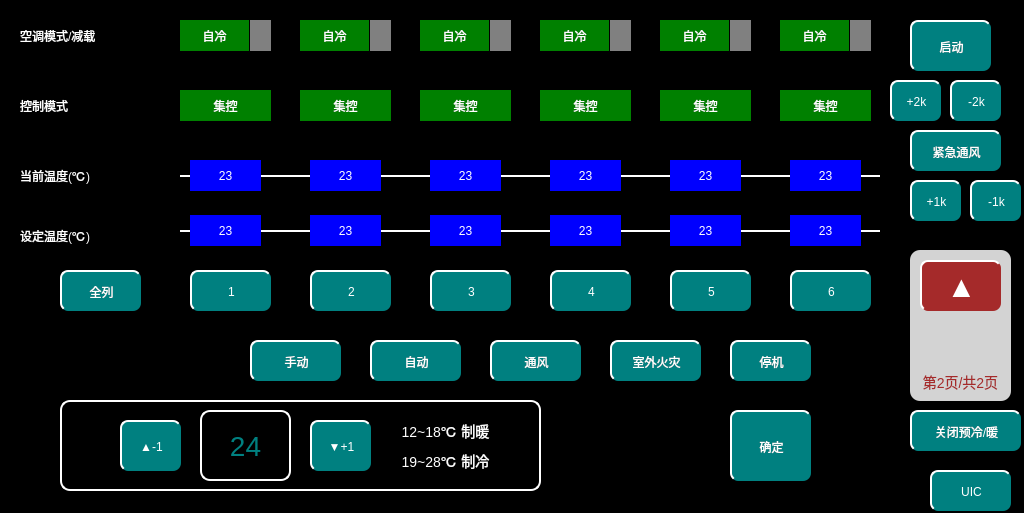
 <widget class="QWidget" name="VehicleACPage2">
  <property name="geometry">
   <rect>
    <x>0</x>
    <y>0</y>
    <width>1024</width>
    <height>513</height>
   </rect>
  </property>
  <property name="windowTitle">
   <string>Form</string>
  </property>
  <property name="styleSheet">
   <string notr="true">QWidget
{
	background-color:black;
}
QLabel
{
	font: 18px, &quot;微软雅黑&quot;;
	color:white;
background-color:green;
}
QPushButton
{
	background-color:brown ;
	border-radius:8px;
border-top: 2px solid white;	
	border-left: 2px solid white;
}</string>
  </property>
  <widget class="QLabel" name="ACModeMP2lbl">
   <property name="geometry">
    <rect>
     <x>660</x>
     <y>20</y>
     <width>69</width>
     <height>31</height>
    </rect>
   </property>
   <property name="styleSheet">
    <string notr="true">font:16px, &quot;微软雅黑&quot;;</string>
   </property>
   <property name="text">
    <string>自冷</string>
   </property>
   <property name="alignment">
    <set>Qt::AlignCenter</set>
   </property>
  </widget>
  <widget class="QLabel" name="ACReduceM2lbl">
   <property name="geometry">
    <rect>
     <x>610</x>
     <y>20</y>
     <width>21</width>
     <height>31</height>
    </rect>
   </property>
   <property name="styleSheet">
    <string notr="true">background-color:gray</string>
   </property>
   <property name="text">
    <string/>
   </property>
   <property name="alignment">
    <set>Qt::AlignCenter</set>
   </property>
  </widget>
  <widget class="QLabel" name="TempM1lbl">
   <property name="geometry">
    <rect>
     <x>430</x>
     <y>160</y>
     <width>71</width>
     <height>31</height>
    </rect>
   </property>
   <property name="styleSheet">
    <string notr="true">background-color:blue;
</string>
   </property>
   <property name="text">
    <string>23</string>
   </property>
   <property name="alignment">
    <set>Qt::AlignCenter</set>
   </property>
  </widget>
  <widget class="QLabel" name="TempMP1lbl">
   <property name="geometry">
    <rect>
     <x>310</x>
     <y>160</y>
     <width>71</width>
     <height>31</height>
    </rect>
   </property>
   <property name="styleSheet">
    <string notr="true">background-color:blue;
</string>
   </property>
   <property name="text">
    <string>23</string>
   </property>
   <property name="alignment">
    <set>Qt::AlignCenter</set>
   </property>
  </widget>
  <widget class="QLabel" name="TempM2lbl">
   <property name="geometry">
    <rect>
     <x>550</x>
     <y>160</y>
     <width>71</width>
     <height>31</height>
    </rect>
   </property>
   <property name="styleSheet">
    <string notr="true">background-color:blue;
</string>
   </property>
   <property name="text">
    <string>23</string>
   </property>
   <property name="alignment">
    <set>Qt::AlignCenter</set>
   </property>
  </widget>
  <widget class="QLabel" name="ACModeTC1lbl">
   <property name="geometry">
    <rect>
     <x>180</x>
     <y>20</y>
     <width>69</width>
     <height>31</height>
    </rect>
   </property>
   <property name="styleSheet">
    <string notr="true">font:16px, &quot;微软雅黑&quot;;</string>
   </property>
   <property name="text">
    <string>自冷</string>
   </property>
   <property name="alignment">
    <set>Qt::AlignCenter</set>
   </property>
  </widget>
  <widget class="QLabel" name="ACModeTC2lbl">
   <property name="geometry">
    <rect>
     <x>780</x>
     <y>20</y>
     <width>69</width>
     <height>31</height>
    </rect>
   </property>
   <property name="styleSheet">
    <string notr="true">font:16px, &quot;微软雅黑&quot;;</string>
   </property>
   <property name="text">
    <string>自冷</string>
   </property>
   <property name="alignment">
    <set>Qt::AlignCenter</set>
   </property>
  </widget>
  <widget class="QLabel" name="ACControlTC1lbl">
   <property name="geometry">
    <rect>
     <x>180</x>
     <y>90</y>
     <width>91</width>
     <height>31</height>
    </rect>
   </property>
   <property name="text">
    <string>集控</string>
   </property>
   <property name="alignment">
    <set>Qt::AlignCenter</set>
   </property>
  </widget>
  <widget class="QLabel" name="lbl1_4">
   <property name="geometry">
    <rect>
     <x>20</x>
     <y>220</y>
     <width>131</width>
     <height>31</height>
    </rect>
   </property>
   <property name="styleSheet">
    <string notr="true">background-color:black;</string>
   </property>
   <property name="text">
    <string>设定温度(℃)</string>
   </property>
   <property name="alignment">
    <set>Qt::AlignLeading|Qt::AlignLeft|Qt::AlignVCenter</set>
   </property>
  </widget>
  <widget class="QLabel" name="ACControlMP1lbl">
   <property name="geometry">
    <rect>
     <x>300</x>
     <y>90</y>
     <width>91</width>
     <height>31</height>
    </rect>
   </property>
   <property name="text">
    <string>集控</string>
   </property>
   <property name="alignment">
    <set>Qt::AlignCenter</set>
   </property>
  </widget>
  <widget class="QLabel" name="ACControlM2lbl">
   <property name="geometry">
    <rect>
     <x>540</x>
     <y>90</y>
     <width>91</width>
     <height>31</height>
    </rect>
   </property>
   <property name="text">
    <string>集控</string>
   </property>
   <property name="alignment">
    <set>Qt::AlignCenter</set>
   </property>
  </widget>
  <widget class="QLabel" name="TempMP2lbl">
   <property name="geometry">
    <rect>
     <x>670</x>
     <y>160</y>
     <width>71</width>
     <height>31</height>
    </rect>
   </property>
   <property name="styleSheet">
    <string notr="true">background-color:blue;
</string>
   </property>
   <property name="text">
    <string>23</string>
   </property>
   <property name="alignment">
    <set>Qt::AlignCenter</set>
   </property>
  </widget>
  <widget class="QLabel" name="lbl1_3">
   <property name="geometry">
    <rect>
     <x>20</x>
     <y>160</y>
     <width>131</width>
     <height>31</height>
    </rect>
   </property>
   <property name="styleSheet">
    <string notr="true">background-color:black;</string>
   </property>
   <property name="text">
    <string>当前温度(℃)</string>
   </property>
   <property name="alignment">
    <set>Qt::AlignLeading|Qt::AlignLeft|Qt::AlignVCenter</set>
   </property>
  </widget>
  <widget class="QLabel" name="lbl1_2">
   <property name="geometry">
    <rect>
     <x>20</x>
     <y>90</y>
     <width>131</width>
     <height>31</height>
    </rect>
   </property>
   <property name="styleSheet">
    <string notr="true">background-color:black;</string>
   </property>
   <property name="text">
    <string>控制模式</string>
   </property>
   <property name="alignment">
    <set>Qt::AlignLeading|Qt::AlignLeft|Qt::AlignVCenter</set>
   </property>
  </widget>
  <widget class="QLabel" name="ACReduceMP2lbl">
   <property name="geometry">
    <rect>
     <x>730</x>
     <y>20</y>
     <width>21</width>
     <height>31</height>
    </rect>
   </property>
   <property name="styleSheet">
    <string notr="true">background-color:gray</string>
   </property>
   <property name="text">
    <string/>
   </property>
   <property name="alignment">
    <set>Qt::AlignCenter</set>
   </property>
  </widget>
  <widget class="QLabel" name="ACReduceTC1lbl">
   <property name="geometry">
    <rect>
     <x>250</x>
     <y>20</y>
     <width>21</width>
     <height>31</height>
    </rect>
   </property>
   <property name="styleSheet">
    <string notr="true">background-color:gray</string>
   </property>
   <property name="text">
    <string/>
   </property>
   <property name="alignment">
    <set>Qt::AlignCenter</set>
   </property>
  </widget>
  <widget class="QLabel" name="ACModeM1lbl">
   <property name="geometry">
    <rect>
     <x>420</x>
     <y>20</y>
     <width>69</width>
     <height>31</height>
    </rect>
   </property>
   <property name="styleSheet">
    <string notr="true">font:16px, &quot;微软雅黑&quot;;</string>
   </property>
   <property name="text">
    <string>自冷</string>
   </property>
   <property name="alignment">
    <set>Qt::AlignCenter</set>
   </property>
  </widget>
  <widget class="QLabel" name="TempTC1lbl">
   <property name="geometry">
    <rect>
     <x>190</x>
     <y>160</y>
     <width>71</width>
     <height>31</height>
    </rect>
   </property>
   <property name="styleSheet">
    <string notr="true">background-color:blue;
</string>
   </property>
   <property name="text">
    <string>23</string>
   </property>
   <property name="alignment">
    <set>Qt::AlignCenter</set>
   </property>
  </widget>
  <widget class="QLabel" name="ACReduceM1lbl">
   <property name="geometry">
    <rect>
     <x>490</x>
     <y>20</y>
     <width>21</width>
     <height>31</height>
    </rect>
   </property>
   <property name="styleSheet">
    <string notr="true">background-color:gray</string>
   </property>
   <property name="text">
    <string/>
   </property>
   <property name="alignment">
    <set>Qt::AlignCenter</set>
   </property>
  </widget>
  <widget class="QLabel" name="ACControlTC2lbl">
   <property name="geometry">
    <rect>
     <x>780</x>
     <y>90</y>
     <width>91</width>
     <height>31</height>
    </rect>
   </property>
   <property name="text">
    <string>集控</string>
   </property>
   <property name="alignment">
    <set>Qt::AlignCenter</set>
   </property>
  </widget>
  <widget class="QLabel" name="lbl1_14">
   <property name="geometry">
    <rect>
     <x>180</x>
     <y>175</y>
     <width>700</width>
     <height>2</height>
    </rect>
   </property>
   <property name="styleSheet">
    <string notr="true">background-color:white;</string>
   </property>
   <property name="text">
    <string/>
   </property>
   <property name="alignment">
    <set>Qt::AlignCenter</set>
   </property>
  </widget>
  <widget class="QLabel" name="TempTC2lbl">
   <property name="geometry">
    <rect>
     <x>790</x>
     <y>160</y>
     <width>71</width>
     <height>31</height>
    </rect>
   </property>
   <property name="styleSheet">
    <string notr="true">background-color:blue;
</string>
   </property>
   <property name="text">
    <string>23</string>
   </property>
   <property name="alignment">
    <set>Qt::AlignCenter</set>
   </property>
  </widget>
  <widget class="QLabel" name="ACControlMP2lbl">
   <property name="geometry">
    <rect>
     <x>660</x>
     <y>90</y>
     <width>91</width>
     <height>31</height>
    </rect>
   </property>
   <property name="text">
    <string>集控</string>
   </property>
   <property name="alignment">
    <set>Qt::AlignCenter</set>
   </property>
  </widget>
  <widget class="QLabel" name="ACModeM2lbl">
   <property name="geometry">
    <rect>
     <x>540</x>
     <y>20</y>
     <width>69</width>
     <height>31</height>
    </rect>
   </property>
   <property name="styleSheet">
    <string notr="true">font:16px, &quot;微软雅黑&quot;;</string>
   </property>
   <property name="text">
    <string>自冷</string>
   </property>
   <property name="alignment">
    <set>Qt::AlignCenter</set>
   </property>
  </widget>
  <widget class="QLabel" name="lbl1">
   <property name="geometry">
    <rect>
     <x>20</x>
     <y>20</y>
     <width>131</width>
     <height>31</height>
    </rect>
   </property>
   <property name="styleSheet">
    <string notr="true">background-color:black;</string>
   </property>
   <property name="text">
    <string>空调模式/减载</string>
   </property>
   <property name="alignment">
    <set>Qt::AlignLeading|Qt::AlignLeft|Qt::AlignVCenter</set>
   </property>
  </widget>
  <widget class="QLabel" name="lbl1_13">
   <property name="geometry">
    <rect>
     <x>910</x>
     <y>250</y>
     <width>101</width>
     <height>151</height>
    </rect>
   </property>
   <property name="styleSheet">
    <string notr="true">background-color:lightgray;
border-radius:10px;
font:14px;
color:brown;</string>
   </property>
   <property name="text">
    <string>






第2页/共2页</string>
   </property>
   <property name="alignment">
    <set>Qt::AlignCenter</set>
   </property>
  </widget>
  <widget class="QLabel" name="ACReduceTC2lbl">
   <property name="geometry">
    <rect>
     <x>850</x>
     <y>20</y>
     <width>21</width>
     <height>31</height>
    </rect>
   </property>
   <property name="styleSheet">
    <string notr="true">background-color:gray</string>
   </property>
   <property name="text">
    <string/>
   </property>
   <property name="alignment">
    <set>Qt::AlignCenter</set>
   </property>
  </widget>
  <widget class="QPushButton" name="NextPageBtn">
   <property name="geometry">
    <rect>
     <x>920</x>
     <y>260</y>
     <width>81</width>
     <height>51</height>
    </rect>
   </property>
   <property name="focusPolicy">
    <enum>Qt::NoFocus</enum>
   </property>
   <property name="styleSheet">
    <string notr="true">font:30px;
color:white;
background-color:brown;
border-radius:8px;</string>
   </property>
   <property name="text">
    <string>▲</string>
   </property>
  </widget>
  <widget class="QLabel" name="ACReduceMP1lbl">
   <property name="geometry">
    <rect>
     <x>370</x>
     <y>20</y>
     <width>21</width>
     <height>31</height>
    </rect>
   </property>
   <property name="styleSheet">
    <string notr="true">background-color:gray</string>
   </property>
   <property name="text">
    <string/>
   </property>
   <property name="alignment">
    <set>Qt::AlignCenter</set>
   </property>
  </widget>
  <widget class="QLabel" name="ACControlM1lbl">
   <property name="geometry">
    <rect>
     <x>420</x>
     <y>90</y>
     <width>91</width>
     <height>31</height>
    </rect>
   </property>
   <property name="text">
    <string>集控</string>
   </property>
   <property name="alignment">
    <set>Qt::AlignCenter</set>
   </property>
  </widget>
  <widget class="QLabel" name="ACModeMP1lbl">
   <property name="geometry">
    <rect>
     <x>300</x>
     <y>20</y>
     <width>69</width>
     <height>31</height>
    </rect>
   </property>
   <property name="styleSheet">
    <string notr="true">font:16px, &quot;微软雅黑&quot;;</string>
   </property>
   <property name="text">
    <string>自冷</string>
   </property>
   <property name="alignment">
    <set>Qt::AlignCenter</set>
   </property>
  </widget>
  <widget class="QLabel" name="SettingTempM2lbl">
   <property name="geometry">
    <rect>
     <x>550</x>
     <y>215</y>
     <width>71</width>
     <height>31</height>
    </rect>
   </property>
   <property name="styleSheet">
    <string notr="true">background-color:blue;
</string>
   </property>
   <property name="text">
    <string>23</string>
   </property>
   <property name="alignment">
    <set>Qt::AlignCenter</set>
   </property>
  </widget>
  <widget class="QLabel" name="SettingTempTC2lbl">
   <property name="geometry">
    <rect>
     <x>790</x>
     <y>215</y>
     <width>71</width>
     <height>31</height>
    </rect>
   </property>
   <property name="styleSheet">
    <string notr="true">background-color:blue;
</string>
   </property>
   <property name="text">
    <string>23</string>
   </property>
   <property name="alignment">
    <set>Qt::AlignCenter</set>
   </property>
  </widget>
  <widget class="QLabel" name="SettingTempMP1lbl">
   <property name="geometry">
    <rect>
     <x>310</x>
     <y>215</y>
     <width>71</width>
     <height>31</height>
    </rect>
   </property>
   <property name="styleSheet">
    <string notr="true">background-color:blue;
</string>
   </property>
   <property name="text">
    <string>23</string>
   </property>
   <property name="alignment">
    <set>Qt::AlignCenter</set>
   </property>
  </widget>
  <widget class="QLabel" name="SettingTempMP2lbl">
   <property name="geometry">
    <rect>
     <x>670</x>
     <y>215</y>
     <width>71</width>
     <height>31</height>
    </rect>
   </property>
   <property name="styleSheet">
    <string notr="true">background-color:blue;
</string>
   </property>
   <property name="text">
    <string>23</string>
   </property>
   <property name="alignment">
    <set>Qt::AlignCenter</set>
   </property>
  </widget>
  <widget class="QLabel" name="SettingTempM1lbl">
   <property name="geometry">
    <rect>
     <x>430</x>
     <y>215</y>
     <width>71</width>
     <height>31</height>
    </rect>
   </property>
   <property name="styleSheet">
    <string notr="true">background-color:blue;
</string>
   </property>
   <property name="text">
    <string>23</string>
   </property>
   <property name="alignment">
    <set>Qt::AlignCenter</set>
   </property>
  </widget>
  <widget class="QLabel" name="SettingTempTC1lbl">
   <property name="geometry">
    <rect>
     <x>190</x>
     <y>215</y>
     <width>71</width>
     <height>31</height>
    </rect>
   </property>
   <property name="styleSheet">
    <string notr="true">background-color:blue;
</string>
   </property>
   <property name="text">
    <string>23</string>
   </property>
   <property name="alignment">
    <set>Qt::AlignCenter</set>
   </property>
  </widget>
  <widget class="QLabel" name="lbl1_15">
   <property name="geometry">
    <rect>
     <x>180</x>
     <y>230</y>
     <width>700</width>
     <height>2</height>
    </rect>
   </property>
   <property name="styleSheet">
    <string notr="true">background-color:white;</string>
   </property>
   <property name="text">
    <string/>
   </property>
   <property name="alignment">
    <set>Qt::AlignCenter</set>
   </property>
  </widget>
  <widget class="QPushButton" name="SelectALLBtn">
   <property name="geometry">
    <rect>
     <x>60</x>
     <y>270</y>
     <width>81</width>
     <height>41</height>
    </rect>
   </property>
   <property name="focusPolicy">
    <enum>Qt::NoFocus</enum>
   </property>
   <property name="styleSheet">
    <string notr="true">font: 20px, &quot;微软雅黑&quot;;color: white;background-color: rgb(0, 128, 128);border-top: 2px solid white;border-left: 2px solid white;</string>
   </property>
   <property name="text">
    <string>全列</string>
   </property>
  </widget>
  <widget class="QPushButton" name="SelectTC1Btn">
   <property name="geometry">
    <rect>
     <x>190</x>
     <y>270</y>
     <width>81</width>
     <height>41</height>
    </rect>
   </property>
   <property name="focusPolicy">
    <enum>Qt::NoFocus</enum>
   </property>
   <property name="styleSheet">
    <string notr="true">font: 20px, &quot;微软雅黑&quot;;color: white;background-color: rgb(0, 128, 128);border-top: 2px solid white;border-left: 2px solid white;</string>
   </property>
   <property name="text">
    <string>1</string>
   </property>
  </widget>
  <widget class="QPushButton" name="SelectMP1Btn">
   <property name="geometry">
    <rect>
     <x>310</x>
     <y>270</y>
     <width>81</width>
     <height>41</height>
    </rect>
   </property>
   <property name="focusPolicy">
    <enum>Qt::NoFocus</enum>
   </property>
   <property name="styleSheet">
    <string notr="true">font: 20px, &quot;微软雅黑&quot;;color: white;background-color: rgb(0, 128, 128);border-top: 2px solid white;border-left: 2px solid white;</string>
   </property>
   <property name="text">
    <string>2</string>
   </property>
  </widget>
  <widget class="QPushButton" name="SelectM1Btn">
   <property name="geometry">
    <rect>
     <x>430</x>
     <y>270</y>
     <width>81</width>
     <height>41</height>
    </rect>
   </property>
   <property name="focusPolicy">
    <enum>Qt::NoFocus</enum>
   </property>
   <property name="styleSheet">
    <string notr="true">font: 20px, &quot;微软雅黑&quot;;color: white;background-color: rgb(0, 128, 128);border-top: 2px solid white;border-left: 2px solid white;</string>
   </property>
   <property name="text">
    <string>3</string>
   </property>
  </widget>
  <widget class="QPushButton" name="SelectM2Btn">
   <property name="geometry">
    <rect>
     <x>550</x>
     <y>270</y>
     <width>81</width>
     <height>41</height>
    </rect>
   </property>
   <property name="focusPolicy">
    <enum>Qt::NoFocus</enum>
   </property>
   <property name="styleSheet">
    <string notr="true">font: 20px, &quot;微软雅黑&quot;;color: white;background-color: rgb(0, 128, 128);border-top: 2px solid white;border-left: 2px solid white;</string>
   </property>
   <property name="text">
    <string>4</string>
   </property>
  </widget>
  <widget class="QPushButton" name="SelectMP2Btn">
   <property name="geometry">
    <rect>
     <x>670</x>
     <y>270</y>
     <width>81</width>
     <height>41</height>
    </rect>
   </property>
   <property name="focusPolicy">
    <enum>Qt::NoFocus</enum>
   </property>
   <property name="styleSheet">
    <string notr="true">font: 20px, &quot;微软雅黑&quot;;color: white;background-color: rgb(0, 128, 128);border-top: 2px solid white;border-left: 2px solid white;</string>
   </property>
   <property name="text">
    <string>5</string>
   </property>
  </widget>
  <widget class="QPushButton" name="SelectTC2Btn">
   <property name="geometry">
    <rect>
     <x>790</x>
     <y>270</y>
     <width>81</width>
     <height>41</height>
    </rect>
   </property>
   <property name="focusPolicy">
    <enum>Qt::NoFocus</enum>
   </property>
   <property name="styleSheet">
    <string notr="true">font: 20px, &quot;微软雅黑&quot;;color: white;background-color: rgb(0, 128, 128);border-top: 2px solid white;border-left: 2px solid white;</string>
   </property>
   <property name="text">
    <string>6</string>
   </property>
  </widget>
  <widget class="QPushButton" name="ModeAutoColdBtn">
   <property name="geometry">
    <rect>
     <x>370</x>
     <y>340</y>
     <width>91</width>
     <height>41</height>
    </rect>
   </property>
   <property name="focusPolicy">
    <enum>Qt::NoFocus</enum>
   </property>
   <property name="styleSheet">
    <string notr="true">font: 20px, &quot;微软雅黑&quot;;color: white;background-color: rgb(0, 128, 128);border-top: 2px solid white;border-left: 2px solid white;</string>
   </property>
   <property name="text">
    <string>自动</string>
   </property>
  </widget>
  <widget class="QPushButton" name="ModeMannulBtn">
   <property name="geometry">
    <rect>
     <x>250</x>
     <y>340</y>
     <width>91</width>
     <height>41</height>
    </rect>
   </property>
   <property name="focusPolicy">
    <enum>Qt::NoFocus</enum>
   </property>
   <property name="styleSheet">
    <string notr="true">font: 20px, &quot;微软雅黑&quot;;color: white;background-color: rgb(0, 128, 128);border-top: 2px solid white;border-left: 2px solid white;</string>
   </property>
   <property name="text">
    <string>手动</string>
   </property>
  </widget>
  <widget class="QPushButton" name="ModeVenBtn">
   <property name="geometry">
    <rect>
     <x>490</x>
     <y>340</y>
     <width>91</width>
     <height>41</height>
    </rect>
   </property>
   <property name="focusPolicy">
    <enum>Qt::NoFocus</enum>
   </property>
   <property name="styleSheet">
    <string notr="true">font: 20px, &quot;微软雅黑&quot;;color: white;background-color: rgb(0, 128, 128);border-top: 2px solid white;border-left: 2px solid white;</string>
   </property>
   <property name="text">
    <string>通风</string>
   </property>
  </widget>
  <widget class="QPushButton" name="ModeFireBtn">
   <property name="geometry">
    <rect>
     <x>610</x>
     <y>340</y>
     <width>91</width>
     <height>41</height>
    </rect>
   </property>
   <property name="focusPolicy">
    <enum>Qt::NoFocus</enum>
   </property>
   <property name="styleSheet">
    <string notr="true">font: 20px, &quot;微软雅黑&quot;;color: white;background-color: rgb(0, 128, 128);border-top: 2px solid white;border-left: 2px solid white;</string>
   </property>
   <property name="text">
    <string>室外火灾</string>
   </property>
  </widget>
  <widget class="QPushButton" name="ModeStopBtn">
   <property name="geometry">
    <rect>
     <x>730</x>
     <y>340</y>
     <width>81</width>
     <height>41</height>
    </rect>
   </property>
   <property name="focusPolicy">
    <enum>Qt::NoFocus</enum>
   </property>
   <property name="styleSheet">
    <string notr="true">font: 20px, &quot;微软雅黑&quot;;color: white;background-color: rgb(0, 128, 128);border-top: 2px solid white;border-left: 2px solid white;</string>
   </property>
   <property name="text">
    <string>停机</string>
   </property>
  </widget>
  <widget class="QPushButton" name="ConfirmBtn">
   <property name="geometry">
    <rect>
     <x>730</x>
     <y>410</y>
     <width>81</width>
     <height>71</height>
    </rect>
   </property>
   <property name="focusPolicy">
    <enum>Qt::NoFocus</enum>
   </property>
   <property name="styleSheet">
    <string notr="true">font: 20px, &quot;微软雅黑&quot;;color: white;background-color: rgb(0, 128, 128);border-top: 2px solid white;border-left: 2px solid white;</string>
   </property>
   <property name="text">
    <string>确定</string>
   </property>
  </widget>
  <widget class="QPushButton" name="Tempminus1Btn">
   <property name="geometry">
    <rect>
     <x>120</x>
     <y>420</y>
     <width>61</width>
     <height>51</height>
    </rect>
   </property>
   <property name="focusPolicy">
    <enum>Qt::NoFocus</enum>
   </property>
   <property name="styleSheet">
    <string notr="true">font: 20px, &quot;微软雅黑&quot;;color: white;background-color: rgb(0, 128, 128);border-top: 2px solid white;border-left: 2px solid white;</string>
   </property>
   <property name="text">
    <string>▲-1</string>
   </property>
  </widget>
  <widget class="QLabel" name="SettingTemplbl">
   <property name="geometry">
    <rect>
     <x>200</x>
     <y>410</y>
     <width>91</width>
     <height>71</height>
    </rect>
   </property>
   <property name="styleSheet">
    <string notr="true">background-color:TRANSPARENT;
border:2px solid white;
border-radius:10px;
font:28px;
color:rgb(0,128,128);</string>
   </property>
   <property name="text">
    <string>24</string>
   </property>
   <property name="alignment">
    <set>Qt::AlignCenter</set>
   </property>
  </widget>
  <widget class="QPushButton" name="Tempplus1Btn">
   <property name="geometry">
    <rect>
     <x>310</x>
     <y>420</y>
     <width>61</width>
     <height>51</height>
    </rect>
   </property>
   <property name="focusPolicy">
    <enum>Qt::NoFocus</enum>
   </property>
   <property name="styleSheet">
    <string notr="true">font: 20px, &quot;微软雅黑&quot;;color: white;background-color: rgb(0, 128, 128);border-top: 2px solid white;border-left: 2px solid white;</string>
   </property>
   <property name="text">
    <string>▼+1</string>
   </property>
  </widget>
  <widget class="QLabel" name="lbl1_18">
   <property name="geometry">
    <rect>
     <x>390</x>
     <y>420</y>
     <width>111</width>
     <height>21</height>
    </rect>
   </property>
   <property name="styleSheet">
    <string notr="true">background-color:TRANSPARENT;

font:14px;
</string>
   </property>
   <property name="text">
    <string>12~18℃ 制暖</string>
   </property>
   <property name="alignment">
    <set>Qt::AlignCenter</set>
   </property>
  </widget>
  <widget class="QPushButton" name="ModeStopPreworkBtn">
   <property name="geometry">
    <rect>
     <x>910</x>
     <y>410</y>
     <width>111</width>
     <height>41</height>
    </rect>
   </property>
   <property name="focusPolicy">
    <enum>Qt::NoFocus</enum>
   </property>
   <property name="styleSheet">
    <string notr="true">font: 20px, &quot;微软雅黑&quot;;color: white;background-color: rgb(0, 128, 128);border-top: 2px solid white;border-left: 2px solid white;</string>
   </property>
   <property name="text">
    <string>关闭预冷/暖</string>
   </property>
  </widget>
  <widget class="QPushButton" name="ModeEmVenBtn">
   <property name="geometry">
    <rect>
     <x>910</x>
     <y>130</y>
     <width>91</width>
     <height>41</height>
    </rect>
   </property>
   <property name="focusPolicy">
    <enum>Qt::NoFocus</enum>
   </property>
   <property name="styleSheet">
    <string notr="true">font: 20px, &quot;微软雅黑&quot;;color: white;background-color: rgb(0, 128, 128);border-top: 2px solid white;border-left: 2px solid white;</string>
   </property>
   <property name="text">
    <string>紧急通风</string>
   </property>
  </widget>
  <widget class="QPushButton" name="ModeUICBtn">
   <property name="geometry">
    <rect>
     <x>930</x>
     <y>470</y>
     <width>81</width>
     <height>41</height>
    </rect>
   </property>
   <property name="focusPolicy">
    <enum>Qt::NoFocus</enum>
   </property>
   <property name="styleSheet">
    <string notr="true">font: 20px, &quot;微软雅黑&quot;;color: white;background-color: rgb(0, 128, 128);border-top: 2px solid white;border-left: 2px solid white;</string>
   </property>
   <property name="text">
    <string>UIC</string>
   </property>
  </widget>
  <widget class="QPushButton" name="UICP1Btn">
   <property name="geometry">
    <rect>
     <x>910</x>
     <y>180</y>
     <width>51</width>
     <height>41</height>
    </rect>
   </property>
   <property name="focusPolicy">
    <enum>Qt::NoFocus</enum>
   </property>
   <property name="styleSheet">
    <string notr="true">font: 20px, &quot;微软雅黑&quot;;color: white;background-color: rgb(0, 128, 128);border-top: 2px solid white;border-left: 2px solid white;</string>
   </property>
   <property name="text">
    <string>+1k</string>
   </property>
  </widget>
  <widget class="QPushButton" name="UICM1Btn">
   <property name="geometry">
    <rect>
     <x>970</x>
     <y>180</y>
     <width>51</width>
     <height>41</height>
    </rect>
   </property>
   <property name="focusPolicy">
    <enum>Qt::NoFocus</enum>
   </property>
   <property name="styleSheet">
    <string notr="true">font: 20px, &quot;微软雅黑&quot;;color: white;background-color: rgb(0, 128, 128);border-top: 2px solid white;border-left: 2px solid white;</string>
   </property>
   <property name="text">
    <string>-1k</string>
   </property>
  </widget>
  <widget class="QPushButton" name="UICM2Btn">
   <property name="geometry">
    <rect>
     <x>950</x>
     <y>80</y>
     <width>51</width>
     <height>41</height>
    </rect>
   </property>
   <property name="focusPolicy">
    <enum>Qt::NoFocus</enum>
   </property>
   <property name="styleSheet">
    <string notr="true">font: 20px, &quot;微软雅黑&quot;;color: white;background-color: rgb(0, 128, 128);border-top: 2px solid white;border-left: 2px solid white;</string>
   </property>
   <property name="text">
    <string>-2k</string>
   </property>
  </widget>
  <widget class="QPushButton" name="UICP2Btn">
   <property name="geometry">
    <rect>
     <x>890</x>
     <y>80</y>
     <width>51</width>
     <height>41</height>
    </rect>
   </property>
   <property name="focusPolicy">
    <enum>Qt::NoFocus</enum>
   </property>
   <property name="styleSheet">
    <string notr="true">font: 20px, &quot;微软雅黑&quot;;color: white;background-color: rgb(0, 128, 128);border-top: 2px solid white;border-left: 2px solid white;</string>
   </property>
   <property name="text">
    <string>+2k</string>
   </property>
  </widget>
  <widget class="QPushButton" name="ModeStartBtn">
   <property name="geometry">
    <rect>
     <x>910</x>
     <y>20</y>
     <width>81</width>
     <height>51</height>
    </rect>
   </property>
   <property name="focusPolicy">
    <enum>Qt::NoFocus</enum>
   </property>
   <property name="styleSheet">
    <string notr="true">font: 20px, &quot;微软雅黑&quot;;color: white;background-color: rgb(0, 128, 128);border-top: 2px solid white;border-left: 2px solid white;</string>
   </property>
   <property name="text">
    <string>启动</string>
   </property>
  </widget>
  <widget class="QLabel" name="SettingTemplbl_2">
   <property name="geometry">
    <rect>
     <x>60</x>
     <y>400</y>
     <width>481</width>
     <height>91</height>
    </rect>
   </property>
   <property name="styleSheet">
    <string notr="true">background-color:TRANSPARENT;
border:2px solid white;
border-radius:10px;
font:28px;
color:rgb(0,128,128);</string>
   </property>
   <property name="text">
    <string/>
   </property>
   <property name="alignment">
    <set>Qt::AlignCenter</set>
   </property>
  </widget>
  <widget class="QLabel" name="lbl1_19">
   <property name="geometry">
    <rect>
     <x>390</x>
     <y>450</y>
     <width>111</width>
     <height>21</height>
    </rect>
   </property>
   <property name="styleSheet">
    <string notr="true">background-color:TRANSPARENT;

font:14px;
</string>
   </property>
   <property name="text">
    <string>19~28℃ 制冷</string>
   </property>
   <property name="alignment">
    <set>Qt::AlignCenter</set>
   </property>
  </widget>
  <zorder>SettingTemplbl_2</zorder>
  <zorder>lbl1_14</zorder>
  <zorder>lbl1_15</zorder>
  <zorder>ACModeMP2lbl</zorder>
  <zorder>ACReduceM2lbl</zorder>
  <zorder>TempM1lbl</zorder>
  <zorder>TempMP1lbl</zorder>
  <zorder>TempM2lbl</zorder>
  <zorder>ACModeTC1lbl</zorder>
  <zorder>ACModeTC2lbl</zorder>
  <zorder>ACControlTC1lbl</zorder>
  <zorder>lbl1_4</zorder>
  <zorder>ACControlMP1lbl</zorder>
  <zorder>ACControlM2lbl</zorder>
  <zorder>TempMP2lbl</zorder>
  <zorder>lbl1_3</zorder>
  <zorder>lbl1_2</zorder>
  <zorder>ACReduceMP2lbl</zorder>
  <zorder>ACReduceTC1lbl</zorder>
  <zorder>ACModeM1lbl</zorder>
  <zorder>TempTC1lbl</zorder>
  <zorder>ACReduceM1lbl</zorder>
  <zorder>ACControlTC2lbl</zorder>
  <zorder>TempTC2lbl</zorder>
  <zorder>ACControlMP2lbl</zorder>
  <zorder>ACModeM2lbl</zorder>
  <zorder>lbl1</zorder>
  <zorder>lbl1_13</zorder>
  <zorder>ACReduceTC2lbl</zorder>
  <zorder>NextPageBtn</zorder>
  <zorder>ACReduceMP1lbl</zorder>
  <zorder>ACControlM1lbl</zorder>
  <zorder>ACModeMP1lbl</zorder>
  <zorder>SettingTempM2lbl</zorder>
  <zorder>SettingTempTC2lbl</zorder>
  <zorder>SettingTempMP1lbl</zorder>
  <zorder>SettingTempMP2lbl</zorder>
  <zorder>SettingTempM1lbl</zorder>
  <zorder>SettingTempTC1lbl</zorder>
  <zorder>SelectALLBtn</zorder>
  <zorder>SelectTC1Btn</zorder>
  <zorder>SelectMP1Btn</zorder>
  <zorder>SelectM1Btn</zorder>
  <zorder>SelectM2Btn</zorder>
  <zorder>SelectMP2Btn</zorder>
  <zorder>SelectTC2Btn</zorder>
  <zorder>ModeAutoColdBtn</zorder>
  <zorder>ModeMannulBtn</zorder>
  <zorder>ModeVenBtn</zorder>
  <zorder>ModeFireBtn</zorder>
  <zorder>ModeStopBtn</zorder>
  <zorder>ConfirmBtn</zorder>
  <zorder>Tempminus1Btn</zorder>
  <zorder>SettingTemplbl</zorder>
  <zorder>Tempplus1Btn</zorder>
  <zorder>lbl1_18</zorder>
  <zorder>ModeStopPreworkBtn</zorder>
  <zorder>ModeEmVenBtn</zorder>
  <zorder>ModeUICBtn</zorder>
  <zorder>UICP1Btn</zorder>
  <zorder>UICM1Btn</zorder>
  <zorder>UICM2Btn</zorder>
  <zorder>UICP2Btn</zorder>
  <zorder>ModeStartBtn</zorder>
  <zorder>lbl1_19</zorder>
 </widget>
